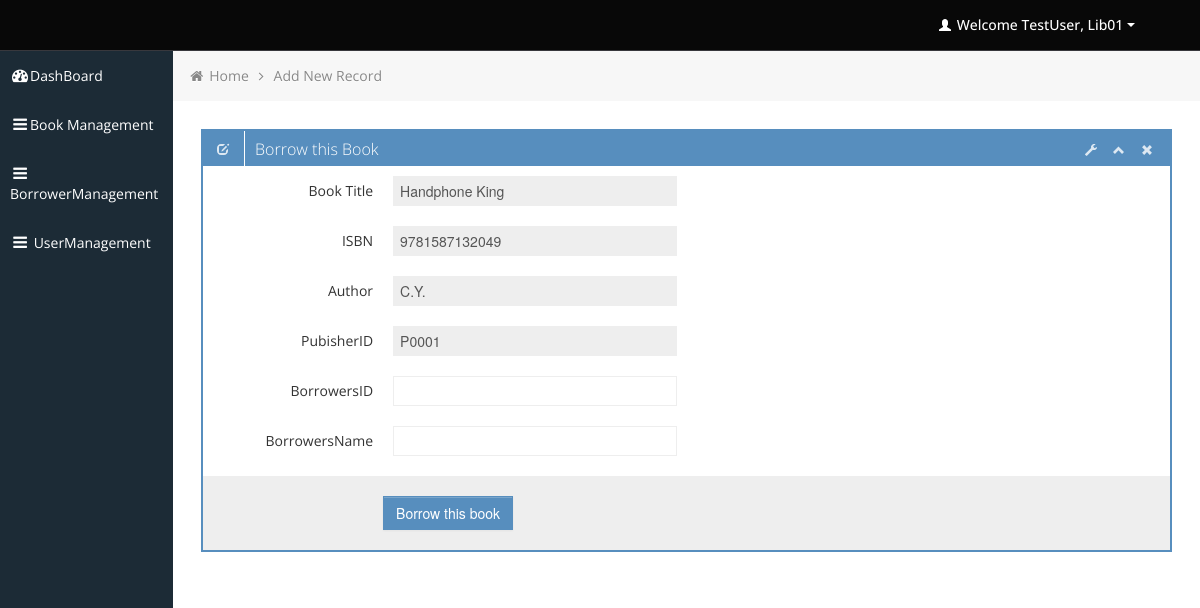
Page /admin/borrow_book.php?bID=00001 (signed in) on the committed database.
### tables this page shows
CREATE TABLE `tbl_books` (
  `id` int(5) UNSIGNED ZEROFILL NOT NULL,
  `bookIsbn` varchar(100) NOT NULL,
  `bookTitle` varchar(100) NOT NULL,
  `bookAuthor` varchar(100) NOT NULL,
  `pubisherID` varchar(100) NOT NULL,
  `bookLanguage` varchar(100) NOT NULL,
  `bookCategory` varchar(100) NOT NULL,
  `bookDescription` varchar(100) NOT NULL,
  `book_status` varchar(20) NOT NULL DEFAULT 'Available'
);

### admin/functions/function.php (called while the page is built, shortened)
<?php
	function get_header(){
		require_once("includes/header.php");
	}
	function get_sidebar(){
		require_once("includes/sidebar.php");
	}
 	function get_footer(){
		require_once("includes/footer.php");
	}
	function get_bread_five(){
		require_once("includes/breadcumb_five.php");
	}
?>

### admin/borrow_book.php (the view, shortened to what this page needs)
<?php
$id = $_GET['bID'];
	include('includes/connection.php');
	$sql ="SELECT * FROM tbl_books where id = '$id'";
	$result = mysqli_query($connect,$sql);
	while ($row=mysqli_fetch_array($result))
	{
        $bookIsbn = $row['bookIsbn'];
        $bookTitle = $row['bookTitle'];
        $bookAuthor = $row['bookAuthor'];
        $pubisherID = $row['pubisherID'];
	}
?>
<?php
	require_once("functions/function.php");
	get_header();
?>
			<div class="row-fluid sortable">
				<div class="box span12">
					<div class="box-header" data-original-title>
						<h2><i class="halflings-icon white edit"></i><span class="break"></span>Borrow this Book</h2>
						<div class="box-icon">
							<a href="#" class="btn-setting"><i class="halflings-icon white wrench"></i></a>
							<a href="#" class="btn-minimize"><i class="halflings-icon white chevron-up"></i></a>
							<a href="#" class="btn-close"><i class="halflings-icon white remove"></i></a>
						</div>
					</div>
					<div class="box-content">
						<form class="form-horizontal" method="post" action="add_to_borrowed.php">
							<fieldset>
							  <div class="control-group">
								<label class="control-label" for="bookTitle">Book Title</label>
								<div class="controls">
								  <input class="input-xlarge focused" name="bookTitle" id="bookTitle" type="text" value="<?php echo $bookTitle; ?>" disabled>
								</div>
							  </div>
                              <div class="control-group">
								<label class="control-label" for="bookIsbn">ISBN</label>
								<div class="controls">
								  <input class="input-xlarge focused" name="bookIsbn" id="bookIsbn" type="text" value="<?php echo $bookIsbn; ?>" disabled>
								</div>
							  </div>
							  <div class="control-group">
								<label class="control-label" for="bookAuthor">Author</label>
								<div class="controls">
								  <input class="input-xlarge focused" name="bookAuthor" id="bookAuthor" type="text" value="<?php echo $bookAuthor; ?>" disabled>
								</div>
							  </div>
							  <div class="control-group">
								<label class="control-label" for="pubisherID">PubisherID</label>
								<div class="controls">
								  <input class="input-xlarge focused" name="pubisherID" id="pubisherID" type="text" value="<?php echo $pubisherID; ?>" disabled>
								</div>
							  </div>
                              <div class="control-group">
								<label class="control-label" for="bookLanguage">BorrowersID</label>
								<div class="controls">
								  <input class="input-xlarge focused" name="BorrowersID" id="BorrowersID" type="text">
								</div>
							  </div>
                              <div class="control-group">
								<label class="control-label" for="bookCategory">BorrowersName</label>
								<div class="controls">
								  <input class="input-xlarge focused" name="BorrowersName" id="BorrowersName" type="text" >
								</div>
							  </div>
							  <div class="form-actions">
								<button type="submit" onclick="return confirmUpdate()" class="btn btn-primary">Borrow this book</button>
							  </div>
							</fieldset>
						</form>
					</div>
				</div>
			</div>

### admin/includes/header.php (shortened to what this page needs)
<?php
  $id = $_SESSION['LOGIN'];
include "../include/dbconn.php";
$sql = "SELECT lname, fname FROM admin where id = $id";
            $result = $connect->query($sql);
            while($row = $result->fetch_assoc()){
              	$lname = $row['lname'];
				$fname = $row['fname'];
            }
?>
<!DOCTYPE html>
<html lang="en">
<head>
	<link id="bootstrap-style" href="css/bootstrap.min.css" rel="stylesheet">
	<link href="css/bootstrap-responsive.min.css" rel="stylesheet">
	<link id="base-style" href="css/style.css" rel="stylesheet">
	<link id="base-style-responsive" href="css/style-responsive.css" rel="stylesheet">
	<link rel="stylesheet" href="../../plugins/morris/morris.css">
</head>
<body>
	<div class="navbar">
		<div class="navbar-inner">
			<div class="container-fluid">
				<a class="brand" href="index.html"><span> </span></a>
				<div class="nav-no-collapse header-nav">
					<ul class="nav pull-right">
						<li class="dropdown">
							<a class="btn dropdown-toggle" data-toggle="dropdown" href="#">
								<i class="halflings-icon white user"></i> <?php echo "Welcome  ".$lname.", ".$fname ?>
								<span class="caret"></span>
							</a>
						</li>
					</ul>
				</div>
			</div>
		</div>
	</div>

### admin/css/style.css (style rules this page uses)
body { background: #F5F5F5; color: #333; border: none; font-family: 'Open Sans', sans-serif; font-weight: 400; }
a { color: #646464; }
h2 { font-size: 16px; line-height: 16px; }
.navbar { margin-bottom: 0px; }
.navbar-inner { margin-bottom: 0px; min-height: 40px; padding-right: 20px; padding-left: 20px; background: #080808; filter: none; text-shadow: 1px 1px 1px #0a0c0e; border: none; color: #fff; -webkit-border-radius: 0px; -moz-border-radius: 0px; border-radius: 0px; *zoom: 1; border-bottom: 1px solid #38383D; }
.navbar-inner a { color: #7b7b7b; text-shadow: 0 -1px 1px #0b090a; }
.navbar-inner a i { margin-top: 2px; }
.header-nav { padding: 0px; color: #fff !important; background: #000 !important; }
.header-nav .nav { margin: 0px; }
.header-nav .btn { display: inline-block; padding: 21px 20px; margin-top: 0px; margin-left: 0px; font-size: 14px; line-height: 20px; text-align: center; text-shadow: none; vertical-align: middle; cursor: pointer; background: transparent; border-left: none; border-right: none; border-top: 0px; border-bottom: 0px; -webkit-border-radius: 0px; -moz-border-radius: 0px; border-radius: 0px; -webkit-box-shadow: none !important; -moz-box-shadow: none !important; box-shadow: none !important; }
.header-nav a.btn { color: #fff !important; text-shadow: none !important; padding: 15px 25px !important; }
.header-nav .btn .caret { border-top-color: #fff !important; border-bottom-color: #fff !important; }
.box { border: 2px solid #578EBE; background: #fff !important; margin-bottom: 28px; }
.box-header { height: 16px; font-size: 16px; line-height: 16px; padding: 10px; background: #578EBE; -webkit-box-shadow: none; -moz-box-shadow: none; box-shadow: none; overflow: hidden; }
.box-header h2 { float:left; margin-top: 0px; font-weight: 300; }
.box-header .box-icon, .box-header h2 { color:#fff; }
.box-header h2 i { margin: 0px 3px 0px 4px; opacity: .8; filter: alpha(opacity=80); -ms-filter:"progid:DXImageTransform.Microsoft.Alpha(Opacity=80)"; }
.box-header .box-icon { float:right; margin-top: 1px; }
.box-header .box-icon i { -webkit-transition: all 0.1s ease-in-out; -moz-transition: all 0.1s ease-in-out; -o-transition: all 0.1s ease-in-out; -ms-transition: all 0.1s ease-in-out; transition: all 0.1s ease-in-out; opacity: .8; filter: alpha(opacity=80); -ms-filter:"progid:DXImageTransform.Microsoft.Alpha(Opacity=80)"; }
.box-header .box-icon a { margin: 0px 5px; }
.box-content { position: relative; z-index: 50; margin-top: -1px; padding: 10px; background: #fff !important; }
.form-actions { padding: 19px 20px 20px; margin: 20px -10px -30px -10px; background-color: #eee; border-top: 1px solid #eee; *zoom: 1; }
.form-actions:before, .form-actions:after { display: table; line-height: 0; content: ""; }
.form-actions:after { clear: both; }
.btn { display: inline-block; padding: 6px 12px; margin-bottom: 0; font-size: 14px; font-weight: 500; line-height: 20px; text-align: center; white-space: nowrap; vertical-align: middle; cursor: pointer; border: 1px solid #a7a9aa; -webkit-border-radius: 0px !important; border-radius: 0px !important; }
.btn i { margin-top: 2px; }
.btn { color: #ffffff; background-color: #a7a9aa; border-color: #a7a9aa; background-image: none; filter: none; text-shadow: none; }
.btn-primary { background-color: #578EBE; border-color: #578EBE; }
.navbar .brand { font-size: 35px; }

### admin/css/halflings.css (style rules this page uses)
html, html .halflings { -webkit-font-smoothing: antialiased !important; }
.halflings-icon { display: inline-block; width: 14px; height: 14px; line-height: 14px; vertical-align: text-top; background-image: url(../img/glyphicons_halflings.svg); background-position: 0 0; background-repeat: no-repeat; vertical-align: top; *display: inline; *zoom: 1; *margin-right: .3em; }
.halflings-icon.white { background-image: url(../img/glyphicons_halflings-white.svg); }
.halflings-icon.user { background-position: -168px 0; }
.halflings-icon.remove { background-position: -312px 0; }
.halflings-icon.edit { background-position: -96px -72px; }
.halflings-icon.chevron-up { background-position: -288px -120px; }
.halflings-icon.wrench { background-position: -360px -144px; }

### rows in the picture
tbl_books: bookTitle "Handphone King", bookIsbn "9781587132049", bookAuthor "C.Y.", pubisherID "P0001"

### other values in the picture
$lname "TestUser"
$fname "Lib01"
